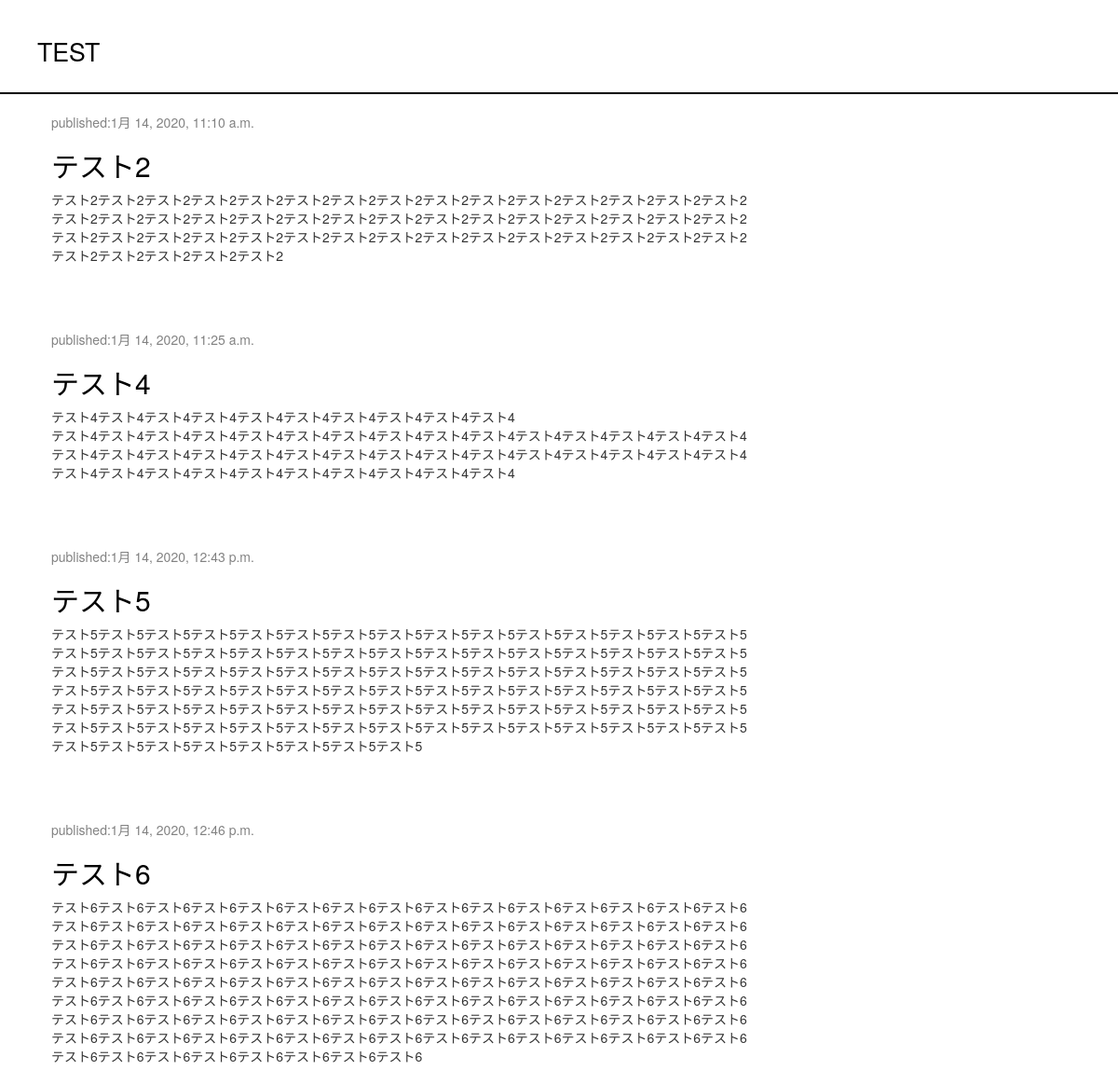
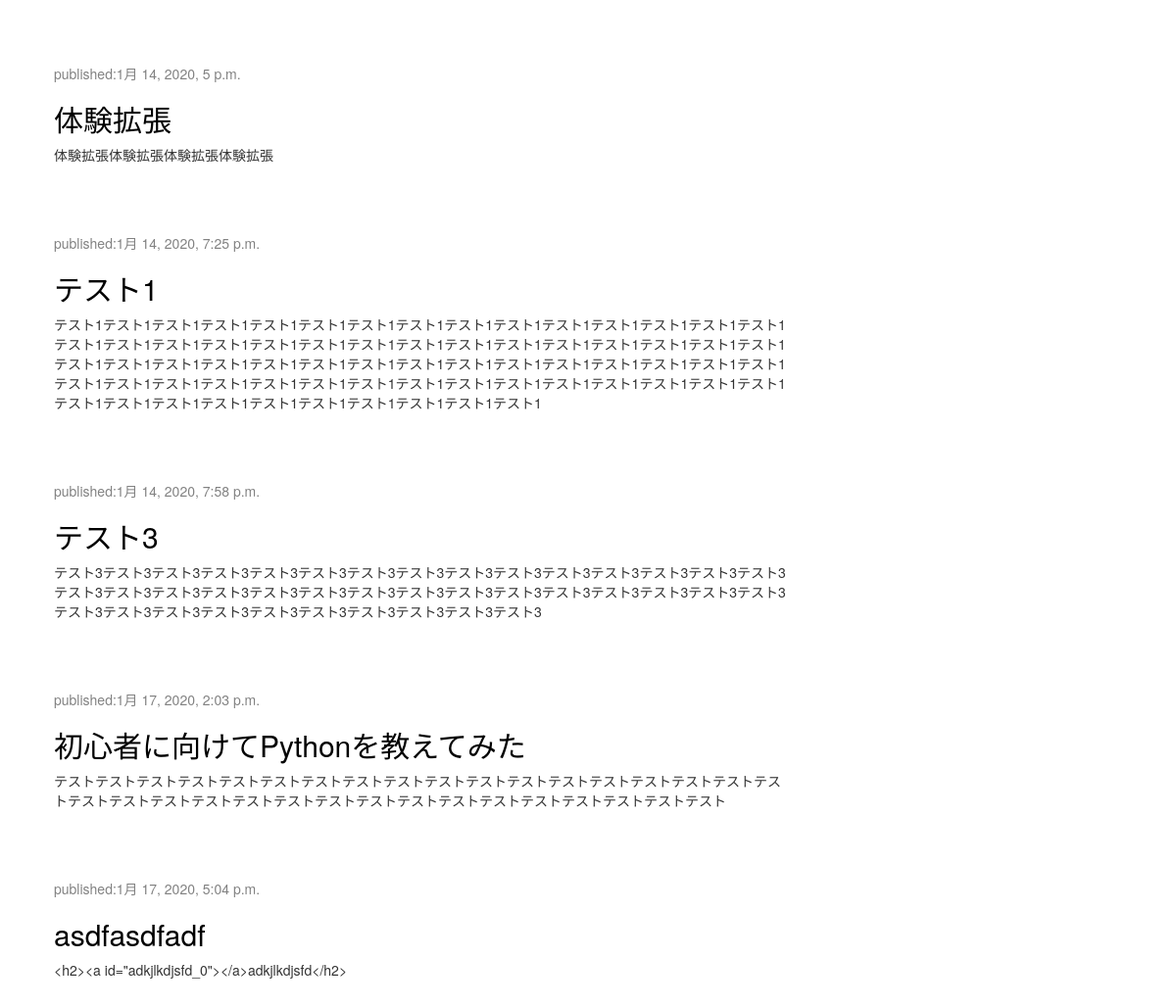
The page / on the database its author committed (2 pictures, top to bottom).
### blog/models.py (models this page shows, shortened)
class Post(models.Model):
    author = models.ForeignKey(settings.AUTH_USER_MODEL, on_delete=models.CASCADE)
    title = models.CharField('タイトル',max_length=200)
    text = models.TextField('本文')
    created_date = models.DateTimeField(default=timezone.now)
    published_date = models.DateTimeField(blank=False, null=True)
    tags = TaggableManager('タグ',blank=False)

### blog/views.py (the view)
# urls.py: path('', views.post_list, name='post_list'),
def post_list(request):
    posts = Post.objects.filter(published_date__lte=timezone.now()).order_by('published_date')
    return render(request, 'blog/post_list.html', {'posts':posts})

### blog/templates/blog/post_list.html
{% extends 'blog/base.html' %}
{% block content %}
{% for post in posts %}
<div class="post">
    <div class="date">
        <p>published:{{ post.published_date }}</p>
    </div>
    <h2><a href="{% url 'post_detail' pk=post.pk %}">{{ post.title }}</a></h2>
    <p>{{ post.text|linebreaksbr }}</p>
</div>
{% endfor %}
{% endblock %}

### blog/templates/blog/base.html (shortened to what this page needs)
{% load static %}
<html>
    <head>
        <link rel="stylesheet" href="//maxcdn.bootstrapcdn.com/bootstrap/3.2.0/css/bootstrap.min.css">
        <link rel="stylesheet" href="//maxcdn.bootstrapcdn.com/bootstrap/3.2.0/css/bootstrap-theme.min.css">
        <link rel="stylesheet" href="{% static 'css/blog.css' %}">
    </head>
    <body>
        <div class="page-header">
            <h1><a href="/">TEST</a></h1>
        </div>
        <div class="content container">
            <div class="row">
                <div class="col-md-8">
                    {% block content %}
                    {% endblock %}
                </div>
            </div>
        </div>
    </body>
</html>

### blog/static/css/blog.css (style rules this page uses)
.page-header { background-color: transparent; margin-top: 0; padding: 20px 20px 20px 40px; border-bottom:solid 2px black; }
.page-header h1, .page-header h1 a, .page-header h1 a:visited, .page-header h1 a:active { color: #000000; font-size: 20pt; text-decoration: none; }
.content { margin-left: 40px; }
.date { color: #828282; }
.post { margin-bottom: 70px; }
.post h2 a, .post h2 a:visited { color: #000000; }

### rows shown on the page
Post: published_date "1月 14, 2020, 11:10 a.m.", title "テスト2", text "テスト2テスト2テスト2テスト2テスト2テスト2テスト2テスト2テスト2テスト2テスト2テスト2テスト2テスト2テスト2テスト2テスト2テスト2テスト2テスト2テスト2テスト2テスト2テスト2テスト2テスト2テスト2テスト2テスト2テスト2テスト2テスト2テスト2テスト2テスト2テスト2テスト2テスト2テスト2テスト2テスト2テスト2テスト2テスト2テスト2テスト2テスト2テスト2テスト2テスト2"
Post: published_date "1月 14, 2020, 11:25 a.m.", title "テスト4", text "テスト4テスト4テスト4テスト4テスト4テスト4テスト4テスト4テスト4テスト4 テスト4テスト4テスト4テスト4テスト4テスト4テスト4テスト4テスト4テスト4テスト4テスト4テスト4テスト4テスト4テスト4テスト4テスト4テスト4テスト4テスト4テスト4テスト4テスト4テスト4テスト4テスト4テスト4テスト4テスト4テスト4テスト4テスト4テスト4テスト4テスト4テスト4テスト4テスト4テスト4"
Post: published_date "1月 14, 2020, 12:43 p.m.", title "テスト5", text "テスト5テスト5テスト5テスト5テスト5テスト5テスト5テスト5テスト5テスト5テスト5テスト5テスト5テスト5テスト5テスト5テスト5テスト5テスト5テスト5テスト5テスト5テスト5テスト5テスト5テスト5テスト5テスト5テスト5テスト5テスト5テスト5テスト5テスト5テスト5テスト5テスト5テスト5テスト5テスト5テスト5テスト5テスト5テスト5テスト5テスト5テスト5テスト5テスト5テスト5テスト5テスト5テスト5テスト5テスト5テスト5テスト5テスト5テスト5テスト5テスト5テスト5テスト5テスト5テスト5テスト5テスト5テスト5テスト5テスト5テスト5テスト5テスト5テスト5テスト5テスト5テスト5テスト5テスト5テスト5テスト5テスト5テスト5テスト5テスト5テスト5テスト5テスト5テスト5テスト5テスト5テスト5テスト5テスト5テスト5テスト5テスト5テスト5"
Post: published_date "1月 14, 2020, 12:46 p.m.", title "テスト6", text "テスト6テスト6テスト6テスト6テスト6テスト6テスト6テスト6テスト6テスト6テスト6テスト6テスト6テスト6テスト6テスト6テスト6テスト6テスト6テスト6テスト6テスト6テスト6テスト6テスト6テスト6テスト6テスト6テスト6テスト6テスト6テスト6テスト6テスト6テスト6テスト6テスト6テスト6テスト6テスト6テスト6テスト6テスト6テスト6テスト6テスト6テスト6テスト6テスト6テスト6テスト6テスト6テスト6テスト6テスト6テスト6テスト6テスト6テスト6テスト6テスト6テスト6テスト6テスト6テスト6テスト6テスト6テスト6テスト6テスト6テスト6テスト6テスト6テスト6テスト6テスト6テスト6テスト6テスト6テスト6テスト6テスト6テスト6テスト6テスト6テスト6テスト6テスト6テスト6テスト6テスト6テスト6テスト6テスト6テスト6テスト6テスト6テスト6テスト6テスト6テスト6テスト6テスト6テスト6テスト6テスト6テスト6テスト6テスト6テスト6テスト6テスト6テスト6テスト6テスト6テスト6テスト6テスト6テスト6テスト6テスト6テスト6テスト6テスト6テスト6テスト6テスト6テスト6"
Post: published_date "1月 14, 2020, 5 p.m.", title "体験拡張", text "体験拡張体験拡張体験拡張体験拡張"
Post: published_date "1月 14, 2020, 7:25 p.m.", title "テスト1", text "テスト1テスト1テスト1テスト1テスト1テスト1テスト1テスト1テスト1テスト1テスト1テスト1テスト1テスト1テスト1テスト1テスト1テスト1テスト1テスト1テスト1テスト1テスト1テスト1テスト1テスト1テスト1テスト1テスト1テスト1テスト1テスト1テスト1テスト1テスト1テスト1テスト1テスト1テスト1テスト1テスト1テスト1テスト1テスト1テスト1テスト1テスト1テスト1テスト1テスト1テスト1テスト1テスト1テスト1テスト1テスト1テスト1テスト1テスト1テスト1テスト1テスト1テスト1テスト1テスト1テスト1テスト1テスト1テスト1テスト1"
Post: published_date "1月 14, 2020, 7:58 p.m.", title "テスト3", text "テスト3テスト3テスト3テスト3テスト3テスト3テスト3テスト3テスト3テスト3テスト3テスト3テスト3テスト3テスト3テスト3テスト3テスト3テスト3テスト3テスト3テスト3テスト3テスト3テスト3テスト3テスト3テスト3テスト3テスト3テスト3テスト3テスト3テスト3テスト3テスト3テスト3テスト3テスト3テスト3"
Post: published_date "1月 17, 2020, 2:03 p.m.", title "初心者に向けてPythonを教えてみた", text "テストテストテストテストテストテストテストテストテストテストテストテストテストテストテストテストテストテストテストテストテストテストテストテストテストテストテストテストテストテストテストテストテストテスト"
Post: published_date "1月 17, 2020, 5:04 p.m.", title "asdfasdfadf", text "<h2><a id=\"adkjlkdjsfd_0\"></a>adkjlkdjsfd</h2>"
